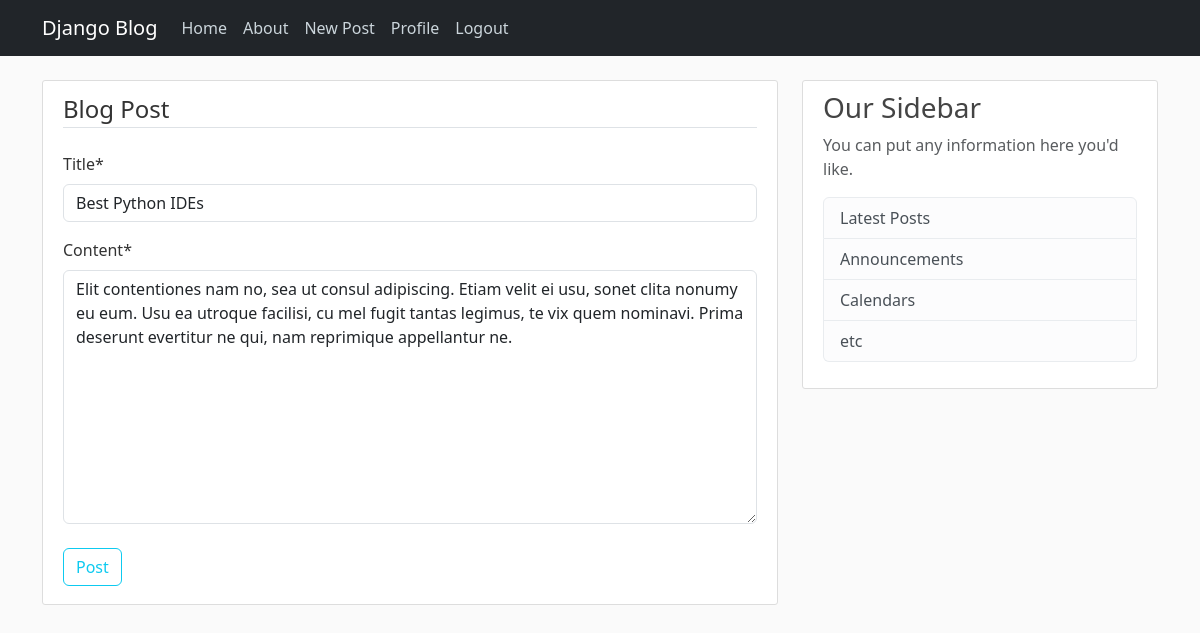
/post/24/update/ (signed in), run on the app's committed database.
### blog_app/models.py (models this page shows, shortened)
class Posts(models.Model):
    title = models.CharField(max_length=100) # title will a field in our post table in the database
    content = models.TextField()
    date_posted = models.DateTimeField(default=timezone.now)
    author = models.ForeignKey(User , on_delete=models.CASCADE)

### blog_app/views.py (the view, shortened to what this page needs)
# urls.py: path('post/<int:pk>/update/' , PostUpdateView.as_view() , name="post-update"),
class PostUpdateView(LoginRequiredMixin , UserPassesTestMixin ,  UpdateView):
    model = Posts
    fields = ['title' , 'content']
    template_name = "blog_html_templates/post_form.html"
    success_url = "/"
    def test_func(self):
        post = self.get_object()
        if self.request.user == post.author:
            return True
        return False

### blog_app/templates/blog_html_templates/post_form.html (shortened to what this page needs)
{% extends "blog_html_templates/base.html" %}
{% load crispy_forms_tags %}
{% block content %}
<div class="content-section">
    <form method="POST">
        <fieldset class="form-group">
            <legend class="border-bottom mb-4">Blog Post</legend>
            {{ form|crispy }}
        </fieldset>
        <div class="form-group mt-2 mb-2">
            <button class="btn btn-outline-info" type="submit">Post</button>
        </div>
    </form>
</div>
{% endblock content %}

### blog_app/static/css_templates/main.css (style rules this page uses)
body { background: #fafafa; color: #333333; margin-top: 5rem; }
.content-section { background: #ffffff; padding: 10px 20px; border: 1px solid #dddddd; border-radius: 3px; margin-bottom: 20px; }

### data on the page
Posts: title "Best Python IDEs", content "Elit contentiones nam no, sea ut consul adipiscing. Etiam velit ei usu, sonet clita nonumy eu eum. Usu ea utroque facilisi, cu mel fugit tantas legimus, te vix quem nominavi. Prima deserunt evertitur ne qui, nam reprimique appellantur ne."
